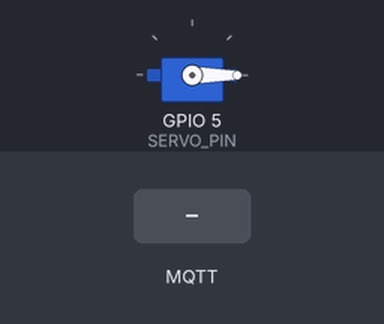
This sketch was run on a simulated ESP8266 (NodeMCU). On the bench: servo. Inputs (shaded band) come from the test bench. WiFi joins after 1.5 s; servers stay silent unless stated; no MQTT or app messages arrive unless stated; what the sketch prints to the serial monitor is not drawn.

Above: at 2.7 s.
2.8 s: MQTT message "OPEN" arrives on the first subscribed topic
At 3.4 s:
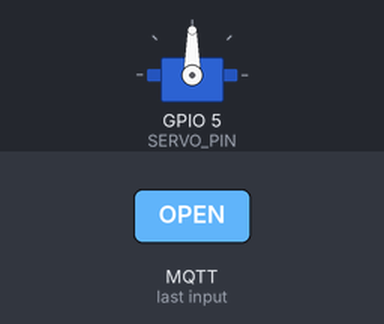
5.8 s: MQTT message "CLOSE" arrives on the first subscribed topic
At 7.0 s:
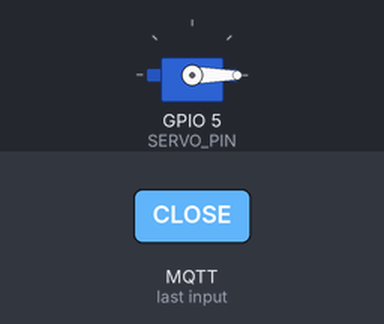
Timing chart, 0 to 8.8 s (numbered marks = the images above; inputs shaded):
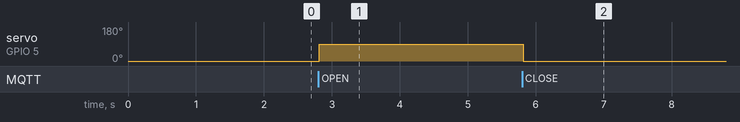

Measured:
- after the input at 2.8 s, servo on GPIO 5 (SERVO_PIN): 0° → 90° at once
- after the input at 5.8 s, servo on GPIO 5 (SERVO_PIN): 90° → 0° at once

The sketch:

sketch_apr28a.ino
```cpp
#include <SPI.h>
#include <MFRC522.h>
#include <Servo.h>
#include <ESP8266WiFi.h>
#include <PubSubClient.h>

#define SS_PIN 4
#define RST_PIN 16
#define SERVO_PIN 5

MFRC522 mfrc522(SS_PIN, RST_PIN);
Servo myServo;

bool isOpen = false;

const char* ssid = "WiFi_SSID";
const char* password = "WiFi_password";
const char* mqtt_server = "ip";

WiFiClient espClient;
PubSubClient client(espClient);

void callback(char* topic, byte* payload, unsigned int length) {

  String msg = "";

  for (int i = 0; i < length; i++) {
    msg += (char)payload[i];
  }

  Serial.print("MQTT message: ");
  Serial.println(msg);

  if (msg == "OPEN") {
    isOpen = true;
    myServo.write(90);
    Serial.println("SERVO OPEN");
  }

  if (msg == "CLOSE") {
    isOpen = false;
    myServo.write(0);
    Serial.println("SERVO CLOSE");
  }
}

void reconnect() {

  while (!client.connected()) {

    Serial.print("MQTT connecting... ");

    if (client.connect("ESP_A1")) {

      Serial.println("OK");
      client.subscribe("door/control");
      Serial.println("Subscribed to door/control");

    } else {

      Serial.print("FAIL state=");
      Serial.println(client.state());
      delay(2000);
    }
  }
}

void setup() {

  Serial.begin(9600);

  Serial.println("\nSTART");

  SPI.begin();
  mfrc522.PCD_Init();

  Serial.println("RFID ready");

  myServo.attach(SERVO_PIN);
  myServo.write(0);

  Serial.println("Servo ready");

  WiFi.begin(ssid, password);

  Serial.println("WiFi connecting...");

  while (WiFi.status() != WL_CONNECTED) {
    delay(500);
    Serial.print(".");
  }

  Serial.println("\nWiFi OK");
  Serial.println(WiFi.localIP());

  client.setServer(mqtt_server, 1883);
  client.setCallback(callback);
}

void loop() {

  if (!client.connected()) reconnect();
  client.loop();

  if (!mfrc522.PICC_IsNewCardPresent()) {
    return;
  }

  if (!mfrc522.PICC_ReadCardSerial()) {
    return;
  }

  String uid = "";

  for (byte i = 0; i < mfrc522.uid.size; i++) {

    if (mfrc522.uid.uidByte[i] < 0x10) uid += "0";

    uid += String(mfrc522.uid.uidByte[i], HEX);
  }

  uid.toUpperCase();

  Serial.print("UID: ");
  Serial.println(uid);

  String device = "A1";
  String message = device + ":" + uid;

  Serial.print("Sending: ");
  Serial.println(message);

  client.publish("rfid/tag", message.c_str());

  delay(1000);
}
```
